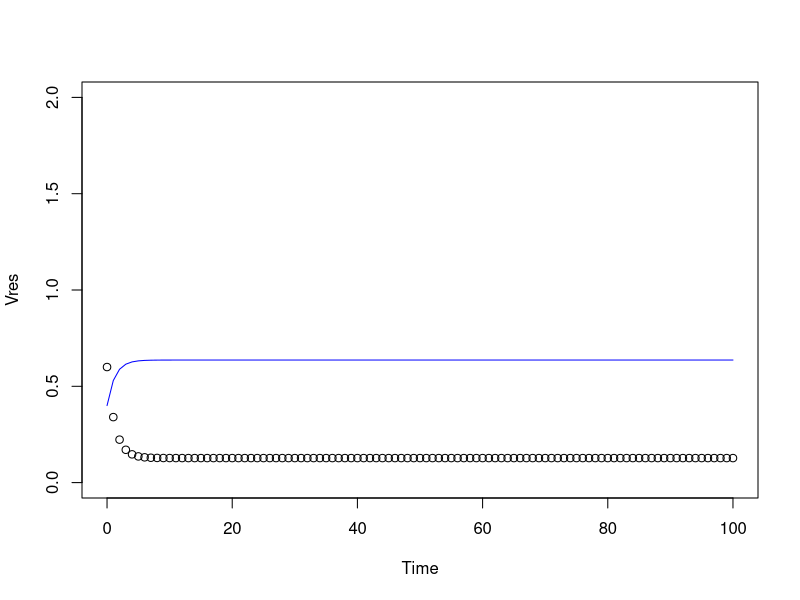

Source code (R):
v<-0.1  # from escaped group to vulnerable group
vprime<-0.5 # from vulnerable to escaped gropu

V<-0.6
Vprime<-0.4
Vres<-V
VresPrime<-Vprime
Tmax<-100
Time<-c(0:Tmax)

for (i in 1:Tmax){
 V<-(V+Vprime*v-V*vprime)
 Vprime<-(Vprime+V*vprime-Vprime*v)
Vres<-c(Vres,V)
VresPrime<-c(VresPrime,Vprime)
  }
  plot(Time,Vres,ylim=c(0,2),col="black")
  lines(Time,VresPrime,col="blue")
cat(" Vulnerable biomass = ",V,sep="","\n")
cat(" Escaped biomass    = ",Vprime,sep="","\n")
cat(" Total biomass      = ",(V+Vprime),sep="","\n")
cat(" Prop escaped       = ",Vprime/(V+Vprime),sep="","\n")
cat(" Calc Prop escaped  = ",vprime/(v+vprime),sep="","\n")
